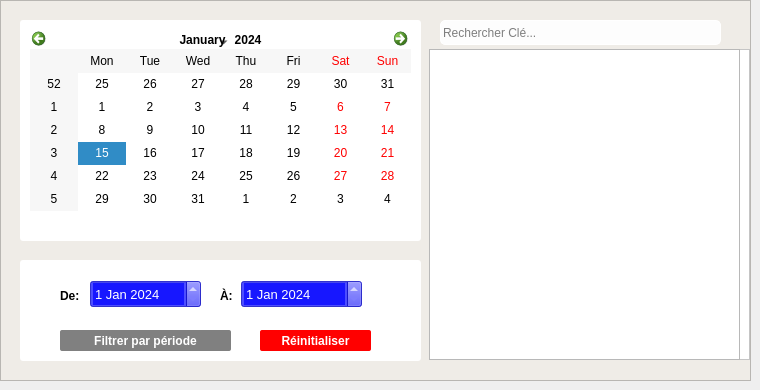
      <widget class="QWidget" name="tab_3">
       <attribute name="title">
        <string>Clés publiques</string>
       </attribute>
       <widget class="QFrame" name="frame_17">
        <property name="enabled">
         <bool>true</bool>
        </property>
        <property name="geometry">
         <rect>
          <x>0</x>
          <y>0</y>
          <width>751</width>
          <height>381</height>
         </rect>
        </property>
        <property name="styleSheet">
         <string notr="true">background-color:#efece7;</string>
        </property>
        <property name="frameShape">
         <enum>QFrame::StyledPanel</enum>
        </property>
        <property name="frameShadow">
         <enum>QFrame::Raised</enum>
        </property>
        <widget class="QDateEdit" name="dateEdit_5">
         <property name="enabled">
          <bool>true</bool>
         </property>
         <property name="geometry">
          <rect>
           <x>90</x>
           <y>280</y>
           <width>111</width>
           <height>28</height>
          </rect>
         </property>
         <property name="styleSheet">
          <string notr="true">font: 8pt &quot;Nirmala UI&quot;;
font-size: 13px;
background-color: rgba(0, 0, 255, 0.70);
color: white

</string>
         </property>
         <property name="date">
          <date>
           <year>2024</year>
           <month>1</month>
           <day>1</day>
          </date>
         </property>
        </widget>
        <widget class="QLineEdit" name="lineEdit_3">
         <property name="geometry">
          <rect>
           <x>440</x>
           <y>20</y>
           <width>281</width>
           <height>25</height>
          </rect>
         </property>
         <property name="styleSheet">
          <string notr="true">border-radius: 5px;
background-color: rgba(255,255,255, 0.90);
border: 1px solid white</string>
         </property>
         <property name="text">
          <string/>
         </property>
         <property name="placeholderText">
          <string>Rechercher Clé...</string>
         </property>
        </widget>
        <widget class="QFrame" name="frame_19">
         <property name="geometry">
          <rect>
           <x>20</x>
           <y>20</y>
           <width>401</width>
           <height>221</height>
          </rect>
         </property>
         <property name="styleSheet">
          <string notr="true">background-color: white;
border-radius: 3px;
</string>
         </property>
         <widget class="QCalendarWidget" name="calendarWidget_3">
          <property name="geometry">
           <rect>
            <x>10</x>
            <y>10</y>
            <width>381</width>
            <height>181</height>
           </rect>
          </property>
          <property name="mouseTracking">
           <bool>true</bool>
          </property>
          <property name="styleSheet">
           <string notr="true">background-color: white;
color: black;
border-radius: 5px</string>
          </property>
          <property name="dateEditEnabled">
           <bool>false</bool>
          </property>
         </widget>
        </widget>
        <widget class="QDateEdit" name="dateEdit_6">
         <property name="enabled">
          <bool>true</bool>
         </property>
         <property name="geometry">
          <rect>
           <x>241</x>
           <y>280</y>
           <width>121</width>
           <height>28</height>
          </rect>
         </property>
         <property name="styleSheet">
          <string notr="true">font: 8pt &quot;Nirmala UI&quot;;
font-size: 13px;
background-color: rgba(0, 0, 255, 0.70);
color: white
</string>
         </property>
         <property name="date">
          <date>
           <year>2024</year>
           <month>1</month>
           <day>1</day>
          </date>
         </property>
        </widget>
        <widget class="QFrame" name="frame_20">
         <property name="geometry">
          <rect>
           <x>20</x>
           <y>260</y>
           <width>401</width>
           <height>101</height>
          </rect>
         </property>
         <property name="styleSheet">
          <string notr="true">background-color: white;
border-radius: 3px;
</string>
         </property>
         <property name="frameShape">
          <enum>QFrame::StyledPanel</enum>
         </property>
         <property name="frameShadow">
          <enum>QFrame::Raised</enum>
         </property>
         <widget class="QPushButton" name="pushButton_36">
          <property name="geometry">
           <rect>
            <x>40</x>
            <y>70</y>
            <width>171</width>
            <height>21</height>
           </rect>
          </property>
          <property name="styleSheet">
           <string notr="true">font: 8pt &quot;Nirmala UI&quot;;
background-color: gray;
color: white;
border-radius: 2px;
font-weight: bold</string>
          </property>
          <property name="text">
           <string>Filtrer par période</string>
          </property>
         </widget>
         <widget class="QLabel" name="label_41">
          <property name="geometry">
           <rect>
            <x>40</x>
            <y>20</y>
            <width>21</width>
            <height>31</height>
           </rect>
          </property>
          <property name="styleSheet">
           <string notr="true">font-weight: bold</string>
          </property>
          <property name="text">
           <string>De: </string>
          </property>
         </widget>
         <widget class="QLabel" name="label_42">
          <property name="geometry">
           <rect>
            <x>200</x>
            <y>20</y>
            <width>21</width>
            <height>31</height>
           </rect>
          </property>
          <property name="styleSheet">
           <string notr="true">font-weight: bold</string>
          </property>
          <property name="text">
           <string>À:</string>
          </property>
         </widget>
         <widget class="QPushButton" name="pushButton_39">
          <property name="geometry">
           <rect>
            <x>240</x>
            <y>70</y>
            <width>111</width>
            <height>21</height>
           </rect>
          </property>
          <property name="styleSheet">
           <string notr="true">font: 8pt &quot;Nirmala UI&quot;;
background-color: red;
color: white;
border-radius: 2px;
font-weight: bold</string>
          </property>
          <property name="text">
           <string>Réinitialiser</string>
          </property>
         </widget>
        </widget>
        <widget class="QFrame" name="frame_18">
         <property name="geometry">
          <rect>
           <x>429</x>
           <y>49</y>
           <width>321</width>
           <height>311</height>
          </rect>
         </property>
         <property name="styleSheet">
          <string notr="true">background-color: white;
</string>
         </property>
         <property name="frameShape">
          <enum>QFrame::StyledPanel</enum>
         </property>
         <property name="frameShadow">
          <enum>QFrame::Raised</enum>
         </property>
         <widget class="QTableWidget" name="tableWidget_3">
          <property name="geometry">
           <rect>
            <x>0</x>
            <y>0</y>
            <width>311</width>
            <height>311</height>
           </rect>
          </property>
          <property name="styleSheet">
           <string notr="true">background: none;</string>
          </property>
          <property name="editTriggers">
           <set>QAbstractItemView::NoEditTriggers</set>
          </property>
         </widget>
        </widget>
        <zorder>frame_18</zorder>
        <zorder>frame_20</zorder>
        <zorder>dateEdit_5</zorder>
        <zorder>lineEdit_3</zorder>
        <zorder>frame_19</zorder>
        <zorder>dateEdit_6</zorder>
       </widget>
      </widget>
